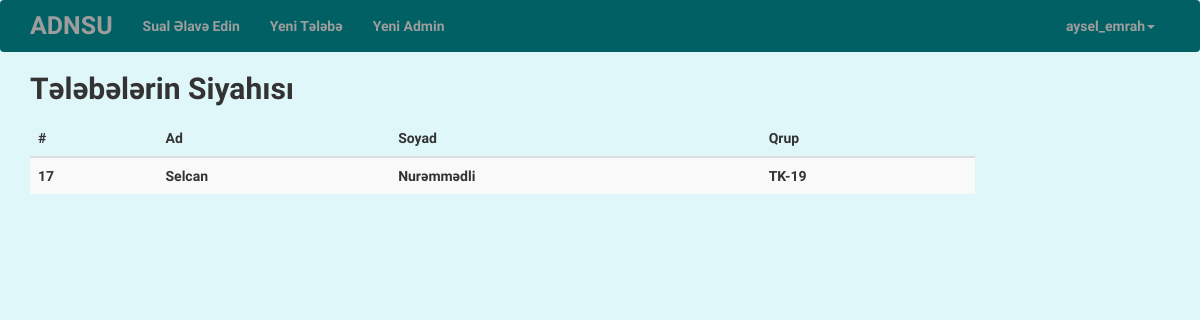
The app's page /admin/students.php (signed in) with its own data.
### tables this page shows
CREATE TABLE IF NOT EXISTS `students` (
  `id` int(11) NOT NULL AUTO_INCREMENT,
  `student_name` varchar(150) NOT NULL,
  `student_surname` varchar(150) NOT NULL,
  `group_number` varchar(100) NOT NULL,
  `student_img` varchar(200) NOT NULL,
  `password` varchar(100) NOT NULL,
  PRIMARY KEY (`id`)
);

### admin/students.php (the view, shortened to what this page needs)
<?php include 'header.php'; ?>
<?php include '../lib/database.php'; ?>
<?php $result = $conn->query("SELECT * FROM students ORDER BY id"); ?>
<div class="container">
  <div class="row">
    <div class="col-md-10">
      <h2>Tələbələrin Siyahısı</h2>
      <table class="table table-striped" style="margin-top:15px;">
          <thead>
            <tr>
              <th>#</th>
              <th>Ad</th>
              <th>Soyad</th>
              <th>Qrup</th>
            </tr>
          </thead>
          <tbody>
            <?php  while($row = $result->fetch(PDO::FETCH_ASSOC)) { ?>
            <tr>
              <td><?php echo $row['id']; ?></td>
              <td><?php echo $row['student_name']; ?></td>
              <td><?php echo $row['student_surname']; ?></td>
              <td><?php echo $row['group_number']; ?></td>
            </tr>
            <?php } ?>
          </tbody>
      </table>
    </div>
  </div>
</div>
<?php include 'footer.php'; ?>

### admin/header.php (style rules this page uses)
body { font-family: 'myfont'!important;background-color:#e0f7fa; }

### admin/students.php (style rules this page uses)
body { background-color:#e0f7fa; }

### records on screen
students: id "17", student_name "Selcan", student_surname "Nurəmmədli", group_number "TK-19"

### other values on screen
$_SESSION['admin_name'] "aysel_emrah"
